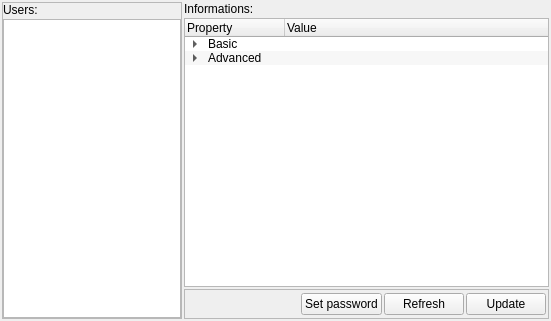
<?xml version="1.0" encoding="UTF-8"?>
<ui version="4.0">
 <class>InformationForm</class>
 <widget class="QWidget" name="InformationForm">
  <property name="geometry">
   <rect>
    <x>0</x>
    <y>0</y>
    <width>551</width>
    <height>321</height>
   </rect>
  </property>
  <property name="windowTitle">
   <string>Form</string>
  </property>
  <layout class="QGridLayout" name="gridLayout" columnstretch="0,1">
   <property name="leftMargin">
    <number>2</number>
   </property>
   <property name="topMargin">
    <number>2</number>
   </property>
   <property name="rightMargin">
    <number>2</number>
   </property>
   <property name="bottomMargin">
    <number>2</number>
   </property>
   <property name="spacing">
    <number>2</number>
   </property>
   <item row="2" column="1">
    <widget class="QFrame" name="fTools">
     <property name="minimumSize">
      <size>
       <width>0</width>
       <height>30</height>
      </size>
     </property>
     <property name="frameShape">
      <enum>QFrame::StyledPanel</enum>
     </property>
     <property name="frameShadow">
      <enum>QFrame::Raised</enum>
     </property>
     <layout class="QHBoxLayout" name="horizontalLayout">
      <property name="spacing">
       <number>2</number>
      </property>
      <property name="leftMargin">
       <number>2</number>
      </property>
      <property name="topMargin">
       <number>2</number>
      </property>
      <property name="rightMargin">
       <number>2</number>
      </property>
      <property name="bottomMargin">
       <number>2</number>
      </property>
      <item>
       <spacer name="horizontalSpacer">
        <property name="orientation">
         <enum>Qt::Horizontal</enum>
        </property>
        <property name="sizeHint" stdset="0">
         <size>
          <width>40</width>
          <height>20</height>
         </size>
        </property>
       </spacer>
      </item>
      <item>
       <widget class="QPushButton" name="btnSetPassword">
        <property name="text">
         <string>Set password</string>
        </property>
       </widget>
      </item>
      <item>
       <widget class="QPushButton" name="btnRefresh">
        <property name="text">
         <string>Refresh</string>
        </property>
       </widget>
      </item>
      <item>
       <widget class="QPushButton" name="btnUpdate">
        <property name="text">
         <string>Update</string>
        </property>
       </widget>
      </item>
     </layout>
    </widget>
   </item>
   <item row="1" column="1">
    <widget class="QTreeWidget" name="treeWidget">
     <property name="editTriggers">
      <set>QAbstractItemView::DoubleClicked|QAbstractItemView::EditKeyPressed|QAbstractItemView::SelectedClicked</set>
     </property>
     <property name="alternatingRowColors">
      <bool>true</bool>
     </property>
     <property name="uniformRowHeights">
      <bool>true</bool>
     </property>
     <property name="animated">
      <bool>true</bool>
     </property>
     <property name="columnCount">
      <number>2</number>
     </property>
     <column>
      <property name="text">
       <string notr="true">Property</string>
      </property>
     </column>
     <column>
      <property name="text">
       <string>Value</string>
      </property>
     </column>
     <item>
      <property name="text">
       <string>Basic</string>
      </property>
      <item>
       <property name="text">
        <string>id</string>
       </property>
      </item>
      <item>
       <property name="text">
        <string>name</string>
       </property>
      </item>
      <item>
       <property name="text">
        <string>email</string>
       </property>
      </item>
      <item>
       <property name="text">
        <string>language_id</string>
       </property>
      </item>
     </item>
     <item>
      <property name="text">
       <string>Advanced</string>
      </property>
      <item>
       <property name="text">
        <string>nickname</string>
       </property>
      </item>
      <item>
       <property name="text">
        <string>level</string>
       </property>
      </item>
      <item>
       <property name="text">
        <string>max_bet</string>
       </property>
      </item>
      <item>
       <property name="text">
        <string>min_bet</string>
       </property>
      </item>
      <item>
       <property name="text">
        <string>status</string>
       </property>
      </item>
      <item>
       <property name="text">
        <string>verification</string>
       </property>
      </item>
     </item>
    </widget>
   </item>
   <item row="0" column="1">
    <widget class="QLabel" name="lInfo">
     <property name="text">
      <string>Informations:</string>
     </property>
    </widget>
   </item>
   <item row="0" column="0" rowspan="3">
    <widget class="QFrame" name="fUsers">
     <property name="minimumSize">
      <size>
       <width>150</width>
       <height>0</height>
      </size>
     </property>
     <property name="maximumSize">
      <size>
       <width>180</width>
       <height>16777215</height>
      </size>
     </property>
     <property name="frameShape">
      <enum>QFrame::StyledPanel</enum>
     </property>
     <property name="frameShadow">
      <enum>QFrame::Raised</enum>
     </property>
     <layout class="QVBoxLayout" name="verticalLayout">
      <property name="spacing">
       <number>2</number>
      </property>
      <property name="leftMargin">
       <number>0</number>
      </property>
      <property name="topMargin">
       <number>0</number>
      </property>
      <property name="rightMargin">
       <number>0</number>
      </property>
      <property name="bottomMargin">
       <number>0</number>
      </property>
      <item>
       <widget class="QLabel" name="lUsers">
        <property name="text">
         <string>Users:</string>
        </property>
       </widget>
      </item>
      <item>
       <widget class="QListWidget" name="lwUsers">
        <property name="alternatingRowColors">
         <bool>true</bool>
        </property>
       </widget>
      </item>
     </layout>
    </widget>
   </item>
  </layout>
 </widget>
 <tabstops>
  <tabstop>lwUsers</tabstop>
  <tabstop>treeWidget</tabstop>
  <tabstop>btnUpdate</tabstop>
  <tabstop>btnRefresh</tabstop>
  <tabstop>btnSetPassword</tabstop>
 </tabstops>
 <resources/>
 <connections/>
</ui>
